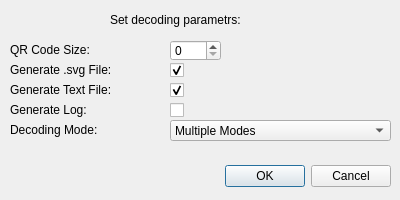
<?xml version="1.0" encoding="UTF-8"?>
<ui version="4.0">
 <class>DecoderPopup</class>
 <widget class="QDialog" name="DecoderPopup">
  <property name="geometry">
   <rect>
    <x>0</x>
    <y>0</y>
    <width>400</width>
    <height>200</height>
   </rect>
  </property>
  <property name="windowTitle">
   <string>Decoder Settings</string>
  </property>
  <property name="modal">
   <bool>true</bool>
  </property>
  <widget class="QDialogButtonBox" name="buttonBox">
   <property name="geometry">
    <rect>
     <x>220</x>
     <y>160</y>
     <width>171</width>
     <height>32</height>
    </rect>
   </property>
   <property name="orientation">
    <enum>Qt::Horizontal</enum>
   </property>
   <property name="standardButtons">
    <set>QDialogButtonBox::Cancel|QDialogButtonBox::Ok</set>
   </property>
  </widget>
  <widget class="QLabel" name="status">
   <property name="geometry">
    <rect>
     <x>10</x>
     <y>160</y>
     <width>201</width>
     <height>31</height>
    </rect>
   </property>
   <property name="text">
    <string/>
   </property>
  </widget>
  <widget class="QLabel" name="label">
   <property name="geometry">
    <rect>
     <x>110</x>
     <y>10</y>
     <width>181</width>
     <height>20</height>
    </rect>
   </property>
   <property name="text">
    <string>Set decoding parametrs:</string>
   </property>
  </widget>
  <widget class="QLabel" name="setting1">
   <property name="geometry">
    <rect>
     <x>10</x>
     <y>40</y>
     <width>151</width>
     <height>20</height>
    </rect>
   </property>
   <property name="cursor">
    <cursorShape>WhatsThisCursor</cursorShape>
   </property>
   <property name="toolTip">
    <string>Size of the QR code</string>
   </property>
   <property name="text">
    <string>QR Code Size:</string>
   </property>
  </widget>
  <widget class="QLabel" name="setting2">
   <property name="geometry">
    <rect>
     <x>10</x>
     <y>60</y>
     <width>151</width>
     <height>20</height>
    </rect>
   </property>
   <property name="cursor">
    <cursorShape>WhatsThisCursor</cursorShape>
   </property>
   <property name="toolTip">
    <string>Generates an image when selected</string>
   </property>
   <property name="text">
    <string>Generate .svg File:</string>
   </property>
  </widget>
  <widget class="QLabel" name="setting3">
   <property name="geometry">
    <rect>
     <x>10</x>
     <y>80</y>
     <width>151</width>
     <height>20</height>
    </rect>
   </property>
   <property name="cursor">
    <cursorShape>WhatsThisCursor</cursorShape>
   </property>
   <property name="toolTip">
    <string>Decodes QR to text when selected</string>
   </property>
   <property name="text">
    <string>Generate Text File:</string>
   </property>
  </widget>
  <widget class="QLabel" name="setting5">
   <property name="geometry">
    <rect>
     <x>10</x>
     <y>120</y>
     <width>151</width>
     <height>20</height>
    </rect>
   </property>
   <property name="cursor">
    <cursorShape>WhatsThisCursor</cursorShape>
   </property>
   <property name="toolTip">
    <string>Sets QR decoding mode</string>
   </property>
   <property name="text">
    <string>Decoding Mode:</string>
   </property>
  </widget>
  <widget class="QSpinBox" name="sizeSpinBox">
   <property name="geometry">
    <rect>
     <x>170</x>
     <y>40</y>
     <width>51</width>
     <height>21</height>
    </rect>
   </property>
   <property name="maximum">
    <number>999</number>
   </property>
   <property name="value">
    <number>0</number>
   </property>
  </widget>
  <widget class="QComboBox" name="modeComboBox">
   <property name="geometry">
    <rect>
     <x>170</x>
     <y>120</y>
     <width>221</width>
     <height>21</height>
    </rect>
   </property>
   <item>
    <property name="text">
     <string>Multiple Modes</string>
    </property>
   </item>
   <item>
    <property name="text">
     <string>Rotation</string>
    </property>
   </item>
   <item>
    <property name="text">
     <string>Rotation with Windowing</string>
    </property>
   </item>
  </widget>
  <widget class="QCheckBox" name="imageCheckBox">
   <property name="geometry">
    <rect>
     <x>170</x>
     <y>60</y>
     <width>21</width>
     <height>21</height>
    </rect>
   </property>
   <property name="text">
    <string/>
   </property>
   <property name="checked">
    <bool>true</bool>
   </property>
  </widget>
  <widget class="QCheckBox" name="textCheckBox">
   <property name="geometry">
    <rect>
     <x>170</x>
     <y>80</y>
     <width>21</width>
     <height>21</height>
    </rect>
   </property>
   <property name="text">
    <string/>
   </property>
   <property name="checked">
    <bool>true</bool>
   </property>
  </widget>
  <widget class="QLabel" name="setting4">
   <property name="geometry">
    <rect>
     <x>10</x>
     <y>100</y>
     <width>151</width>
     <height>20</height>
    </rect>
   </property>
   <property name="cursor">
    <cursorShape>WhatsThisCursor</cursorShape>
   </property>
   <property name="toolTip">
    <string>Generates a log of decoding. May slow the process down</string>
   </property>
   <property name="text">
    <string>Generate Log:</string>
   </property>
  </widget>
  <widget class="QCheckBox" name="logCheckBox">
   <property name="geometry">
    <rect>
     <x>170</x>
     <y>100</y>
     <width>21</width>
     <height>21</height>
    </rect>
   </property>
   <property name="text">
    <string/>
   </property>
   <property name="checked">
    <bool>false</bool>
   </property>
  </widget>
 </widget>
 <resources/>
 <connections>
  <connection>
   <sender>buttonBox</sender>
   <signal>accepted()</signal>
   <receiver>DecoderPopup</receiver>
   <slot>accept()</slot>
   <hints>
    <hint type="sourcelabel">
     <x>248</x>
     <y>254</y>
    </hint>
    <hint type="destinationlabel">
     <x>157</x>
     <y>274</y>
    </hint>
   </hints>
  </connection>
  <connection>
   <sender>buttonBox</sender>
   <signal>rejected()</signal>
   <receiver>DecoderPopup</receiver>
   <slot>reject()</slot>
   <hints>
    <hint type="sourcelabel">
     <x>316</x>
     <y>260</y>
    </hint>
    <hint type="destinationlabel">
     <x>286</x>
     <y>274</y>
    </hint>
   </hints>
  </connection>
 </connections>
</ui>
